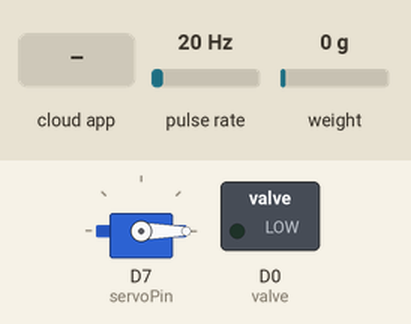
Recording of a sketch running on a simulated ESP8266 (NodeMCU). Parts: servo, switched loads named in the sketch (green lamp = pin HIGH). Wiring (inferred from the names in the program): pulse sensor: data D3. Inputs (shaded band) come from the test bench; at power-on: weight on the scale 0 g, pulse rate 20 Hz. WiFi joins after 1.5 s; servers stay silent unless stated; the Firebase database answers and starts empty; what the sketch prints to the serial monitor is not drawn.

Above: at 3.7 s.
3.8 s: the phone or cloud app sets takar_kopi to 20
At 5.1 s:
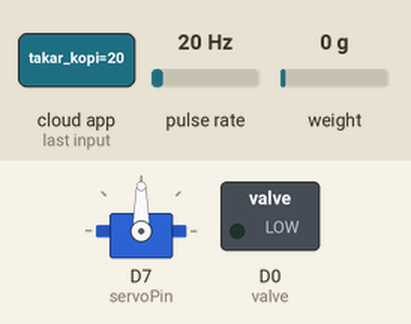
5.4 s: weight on the scale set to 19 g
6.9 s: weight on the scale set to 22 g
At 7.8 s:
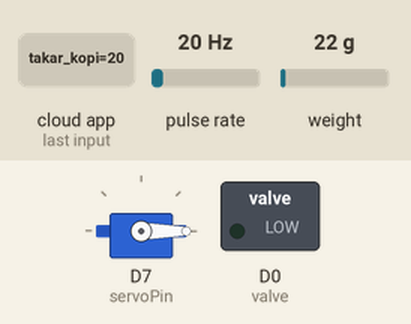
9.7 s: the phone or cloud app sets takar_kopi to 25
At 11.3 s:
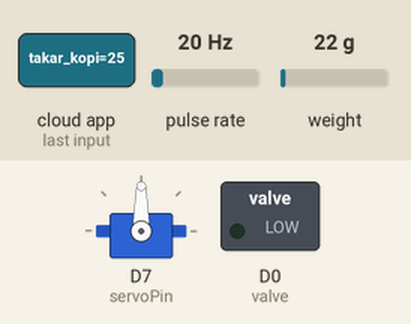
12.2 s: weight on the scale set to 24 g
13.7 s: weight on the scale set to 28 g
At 14.9 s:
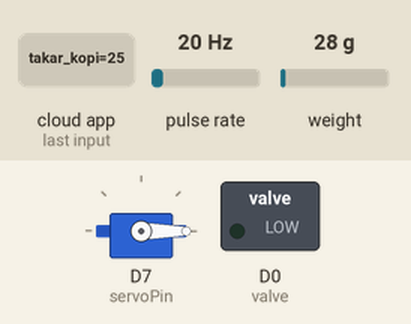
Timing chart, 0 to 16.2 s (numbered marks = the images above; inputs shaded):
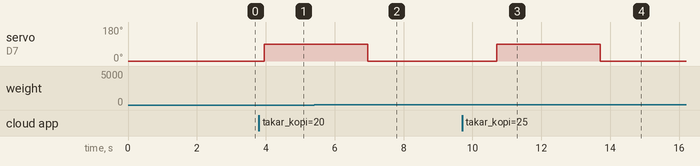

Measured:
- the behaviour switches between 20 and 21 g on weight on the scale (found by bisection; images 1 and 2)
- the behaviour switches between 25 and 26 g on weight on the scale (found by bisection; images 3 and 4)
- after the input at 3.8 s, servo on D7 (servoPin): 0° → 90° after 0.15 s
- after the input at 5.4 s, every drawn part: stays the same
- after the input at 6.9 s, servo on D7 (servoPin): 90° → 0° after 0.06 s
- after the input at 9.7 s, servo on D7 (servoPin): 0° → 90° after 1.0 s
- after the input at 12.2 s, every drawn part: stays the same
- after the input at 13.7 s, servo on D7 (servoPin): 90° → 0° at once

The sketch:

rina_coffe_machine_IoT.ino
```cpp
//firebase setup
#include "FirebaseESP8266.h"
#include <ESP8266WiFi.h>

#define FIREBASE_HOST "coffeemachine-5b489.firebaseio.com"
#define FIREBASE_AUTH "3eZ39zipdZGwfKwcba3LKwZzCqm8F133ulj4Wnog"
#define WIFI_SSID "F.adelia"
#define WIFI_PASSWORD "adelia123."
FirebaseData firebaseData;

//Servo PinOut
#include <Servo.h>
Servo motorServo;
const int servoPin = D7;

//Attach LoadCell HX711
#include "HX711.h"
const int LOADCELL_DOUT_PIN = D5;
const int LOADCELL_SCK_PIN = D6;
HX711 scale;
float calibration_factor = 839.60;
float GRAM;
float totalCoffee;        //set total of Cofee (gr)  ->Firebase

//solenoid valve
#define valve D0

//flowsensor
#define flow_sensor  D3
long currentMillis = 0;
long previousMillis = 0;
int interval = 1000;
float calibrationFactor = 4.5;
volatile byte pulseCount;
byte pulse1Sec = 0;
float flowRate;
unsigned int flowMilliLitres;
unsigned long totalMilliLitres;
unsigned int totalWater = 120;

void pulseCounter() {
  pulseCount++;
}

void setup() {
  Serial.begin(115200);
  //load cell setuup
  scale.begin(LOADCELL_DOUT_PIN, LOADCELL_SCK_PIN);
  scale.set_scale();
  scale.tare();

  //Attach Servo Motor
  motorServo.attach(servoPin);
  motorServo.write(0);

  //solenoid valve setup
  pinMode(valve, OUTPUT);

  //flowsensor setup
  pinMode(flow_sensor, INPUT_PULLUP);
  pulseCount = 0;
  flowRate = 0.0;
  flowMilliLitres = 0;
  totalMilliLitres = 0;
  previousMillis = 0;
  attachInterrupt(digitalPinToInterrupt(flow_sensor), pulseCounter, FALLING);

  //WiFi
  WiFi.begin(WIFI_SSID, WIFI_PASSWORD);
  Serial.print("Connecting to Wi-Fi");
  while (WiFi.status() != WL_CONNECTED)
  {
    Serial.print(".");
    delay(300);
  }
  Serial.println();
  Serial.print("Connected with IP: ");
  Serial.println(WiFi.localIP());
  Serial.println();

  Firebase.begin(FIREBASE_HOST, FIREBASE_AUTH);
  Firebase.reconnectWiFi(true);
}

void loop() {
  // getCoffeeValueLimit
  String berat_kopi;
  Firebase.getString(firebaseData, "takar_kopi");
  berat_kopi = firebaseData.stringData();
  Serial.println(berat_kopi);

  if (berat_kopi == "20") {
    totalCoffee = 20.00;
    timbang_kopi();
  }
  if (berat_kopi == "25") {
    totalCoffee = 25.00;
    timbang_kopi();
  }
  if (berat_kopi == "30") {
    totalCoffee = 30.00;
    timbang_kopi();
  }
}

//Functiozn Declarations
void timbang_kopi() {
  scale.set_scale(calibration_factor);
  GRAM = scale.get_units(), 4;
  Serial.print("netto:");
  Serial.println(GRAM);
  Serial.print("netto kopi:");
  Serial.println(totalCoffee);

  while (GRAM <= totalCoffee) {
    motorServo.write(90);
    delay(100);
    Serial.println("Coffee Servo Open");
    GRAM = scale.get_units(), 4;
    Serial.print("netto:");
    Serial.println(GRAM);
  }
  motorServo.write(0);
  Serial.println("Coffee Servo Close");
  delay(1000);
  //  flow_water_control();
}

//Pour Water
void flow_water_control() {
  String statuss;
  Firebase.getString(firebaseData, "takar_kopi");
  statuss = firebaseData.stringData();

  if (statuss == "1") {
    digitalWrite(valve, HIGH);
    Serial.println("Solenoid Opened");
    currentMillis = millis();
    if (currentMillis - previousMillis > interval) {
      pulse1Sec = pulseCount;
      pulseCount = 0;
      flowRate = ((1000.0 / (millis() - previousMillis)) * pulse1Sec) / calibrationFactor;
      previousMillis = millis();
      flowMilliLitres = (flowRate / 60) * 1000;
      totalMilliLitres += flowMilliLitres;
      // Print the flow rate for this second in litres / minute
      Serial.print("Flow rate: ");
      Serial.print(int(flowRate));  // Print the integer part of the variable
      Serial.print("L/min");
      Serial.print("\t");       // Print tab space
      // Print the cumulative total of litres flowed since starting
      Serial.print("Output Liquid Quantity: ");
      Serial.print(totalMilliLitres);
      Serial.print("mL / ");
      Serial.print(totalMilliLitres / 1000);
      Serial.println("L");
    }
    if (totalMilliLitres >= totalWater) {
      digitalWrite(valve, LOW);
      Serial.println("Coffee Ready to Serve");
      // Reset the pulse counter
      pulseCount = 0;
      totalMilliLitres = 0;
    }
  }
  if (statuss == 0) {
    digitalWrite(valve, LOW);
    Serial.println("Solenoid Closed");
  }
}
```
